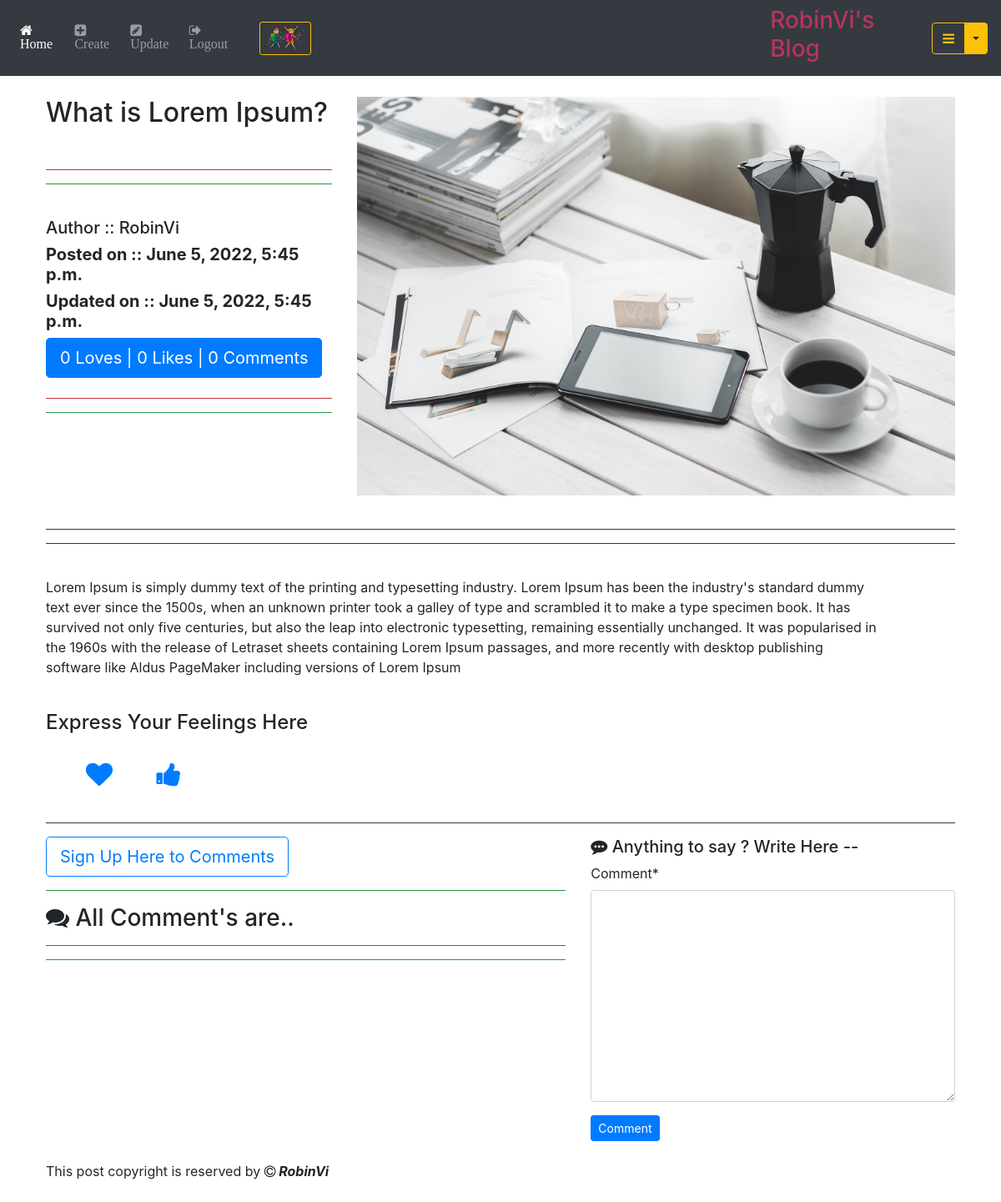
The app's page /blog/details/2/ (signed in) with its own data.
### login/models.py (models this page shows, shortened)
class UserProfile(models.Model):
    user = models.OneToOneField(User,related_name ='user_profile', on_delete = models.CASCADE)
    profile_pic = models.ImageField(upload_to='profile_pics')
    about_me = models.CharField(max_length=256,default='Hello buddy Welcome . Thanks for visiting my profile . Please send mail to conact me.')

### blog/models.py (models this page shows, shortened)
class Blog(models.Model):
    author = models.ForeignKey(User, on_delete = models.CASCADE,related_name='blog_author')
    blog_title = models.CharField(max_length =256, verbose_name= 'Title of the Blog')
    slug = models.SlugField(max_length =256,unique = True)
    blog_content = models.TextField(verbose_name='Your Story Here..')
    blog_pic = models.ImageField(upload_to='blog_images')
    category = models.CharField(max_length=20,choices=Category_Choices,default='general')
    publish_date = models.DateTimeField(auto_now_add=True)
    update_time = models.DateTimeField(auto_now=True)
    class Meta:
        ordering = ['-publish_date']

### blog/views.py (the view, shortened to what this page needs)
# urls.py: path('details/<pk>/',views.blog_details , name = 'details'),
def blog_details(request,pk):
    blog = Blog.objects.get(pk=pk)
    comment_form=CommentForm()
    if request.user.is_authenticated:
        already_liked = Like.objects.filter(blog=blog, user=request.user)
        if already_liked:
            liked = True
        else:
            liked = False
    else:
        return render(request,'blog/blog_details.html',
        context={'blog':blog})
    return render(request,'blog/blog_details.html',
    context={'blog':blog,'comment_form':comment_form,'liked':liked})

### blog/forms.py
class CommentForm(forms.ModelForm):
    class Meta:
        model = Comment
        fields = ('comment',)

### templates/blog/blog_details.html (shortened to what this page needs)
{% extends 'base.html' %}
{% load crispy_forms_tags %}
{% block content_block %}
<div class="row">
  <div class="col-sm-4">
    <h2>  {{blog.blog_title}}</h2>
    <br>
    <hr class="<progress-bar bg-danger " max="100"></hr>
    <hr class="<progress-bar bg-success " max="100"></hr>
    <br>
      <h5> Author :: {{blog.author}}</h5>
      <h5><b>Posted on :: {{blog.publish_date}}</b></h5>
    <h5><b>Updated on :: {{blog.update_time}}</b></h5>
    <h6 class="btn btn-primary btn-lg">{{blog.blog_loved.count}} Loves | {{blog.blog_liked.count}} Likes | {{blog.blog_comment.count}} Comments</h6>
<hr class="<progress-bar bg-danger " max="100"></hr>
  <hr class="<progress-bar bg-success " max="100"></hr>
  </div>
  <div class="col-sm-8">
    <img src="/media/{{ blog.blog_pic }}"  alt="blog Image" width="100%">
  </div>
</div>
<br>
<hr class="<progress-bar bg-dark " max="100"></hr>
  <hr class="<progress-bar bg-dark " max="100"></hr>
<br>
<div class="row">
  <div class="col-sm-11">
    {{blog.blog_content|linebreaks}}
  </div>
  <div class="col-sm-1">
  </div>
</div>
<br>
{% if user.is_authenticated %}
<h4>Express Your Feelings Here</h4>
<br>
<div class="row">
  {% if not liked %}
  <div class="col-10 mb-4 ">
      <a href="{% url 'blog:blog_loved' pk=blog.pk %}" >
          <i class="fa fa-heart fa-2x ml-4 pl-4" aria-hidden="true"> </i>
        </a>
        <a href="{% url 'blog:blog_liked' pk=blog.pk %}" >
            <i class="fa fa-thumbs-up fa-2x ml-4 pl-4" aria-hidden="true"> </i>
          </a>
  </div>
{% endif %}
</div>
{% endif %}
<hr class="<progress-bar bg-dark " max="100"></hr>
<div class="row">
  <div class="col-sm-7">
    <a class="btn btn-outline-primary btn-lg mr-4" href="{% url 'login:signup' %}">Sign Up Here to Comments</a>
      <hr class="<progress-bar bg-success " max="100"></hr>
    <h3><i class="fa fa-comments" aria-hidden="true"></i>
      All Comment's are..</h3>
    <hr class="<progress-bar bg-danger " max="100"></hr>
      <hr class="<progress-bar bg-success " max="100"></hr>
  </div>
{% if user.is_authenticated %}
  <div class="col-sm-5">
    <h5><i class="fa fa-commenting" aria-hidden="true"></i>
      Anything to say ? Write Here --
    </h5>
    <form  method="post">
      {{comment_form|crispy}}
      <button type="submit" class="btn btn-primary btn-sm"> Comment</button>
    </form>
  </div>
{% endif %}
</div>
<footer class="footer ml-6 mt-4">This post copyright is reserved by <b><em><i class="fa fa-copyright" aria-hidden="true"></i> {{blog.author}}</em></b></footer>
{% endblock %}

### templates/base.html (shortened to what this page needs)
<!DOCTYPE html>
<html lang="en" dir="ltr">
  <head>
<link rel="stylesheet" href="https://maxcdn.bootstrapcdn.com/bootstrap/4.4.1/css/bootstrap.min.css">
<link rel="stylesheet" href="https://maxcdn.bootstrapcdn.com/font-awesome/4.7.0/css/font-awesome.min.css" >
  </head>
  <body>
    <nav class=" navbar navbar-expand-sm bg-dark navbar-dark">
      <ul class="navbar-nav">
        <li class="nav-item active">
          <a class="nav-link" href="{% url 'index' %}">
          <i class="fa fa-home" aria-hidden="true"> Home </i></a>
        </li>
        {% if user.is_authenticated %}
        <li class="nav-item ">
          <a class="nav-link" href="{% url 'blog:blog_create' %}">
            <i class="fa fa-plus-square" aria-hidden="true"> Create</i></a>
        </li>
        <li class="nav-item ">
          <a class="nav-link" href="{% url 'blog:my_blogs' %}">
            <i class="fa fa-pencil-square" aria-hidden="true"> Update</i></a>
        </li>
        <li class="nav-item ">
          <a class="nav-link" href="{% url 'login:logout' %}">
          <i class="fa fa-sign-out" aria-hidden="true"> Logout</i></a>
        </li>
      </ul>
  {% if user.user_profile %}
      <div class="nav-user-pic">
        <a  class="nav-user-pic-link" href="{% url 'login:profile' %}">
          <img style="margin-left:20px; max-width:70px;max-height:40px;" src="/media/{{ user.user_profile.profile_pic }}" alt="Profile_pic" class="btn btn-outline-warning btn-sm  float-right"></a>
      </div>
      {% else %}
      <div class="nav-user-pic">
        <a  class="nav-user-pic-link" href="{% url 'login:profile' %}">
          <img style="margin-left:20px; max-width:70px;max-height:40px;" src="/media/profile_pics/myavatar.png"  alt="Profile_pic" class="rounded float-right"></a>
      </div>
      {% endif %}
      <div class="nav-user-info" style="margin-left:550px;">
        <a class="nav-user-info-link" style="color:rgba(219, 50, 100, 0.8);" href="{% url 'index' %}">
            <h3 >{{user.username}}'s Blog</h3></a>
      </div>
      <div class="btn-group">
        <button type="button" class="btn btn-outline-warning ml-4"><i class="fa fa-bars" aria-hidden="true"></i></button>
        <button type="button" class="btn btn-warning dropdown-toggle dropdown-toggle-split" data-toggle="dropdown" aria-haspopup="true" aria-expanded="false">
        </button>
      {% endif %}
    </nav>
    <div class="container" style="padding:25px">
      {% block content_block %}
     {% endblock %}
    </div>
  </body>
</html>

### records on screen
Blog: blog_title "What is Lorem Ipsum?", author "RobinVi", publish_date "June 5, 2022, 5:45 p.m.", update_time "June 5, 2022, 5:45 p.m.", blog_loved.count "0", blog_liked.count "0", blog_comment.count "0", blog_pic (picture), blog_content "Lorem Ipsum is simply dummy text of the printing and typesetting industry. Lorem Ipsum has been the industry's standard dummy text ever since the 1500s, when an unknown printer took a galley of type and scrambled it to make a type specimen book. It has survived not only five centuries, but also the leap into electronic typesetting, remaining essentially unchanged. It was popularised in the 1960s with the release of Letraset sheets containing Lorem Ipsum passages, and more recently with desktop publishing software like Aldus PageMaker including versions of Lorem Ipsum"

### other values on screen
{{ user.username }} "RobinVi"
